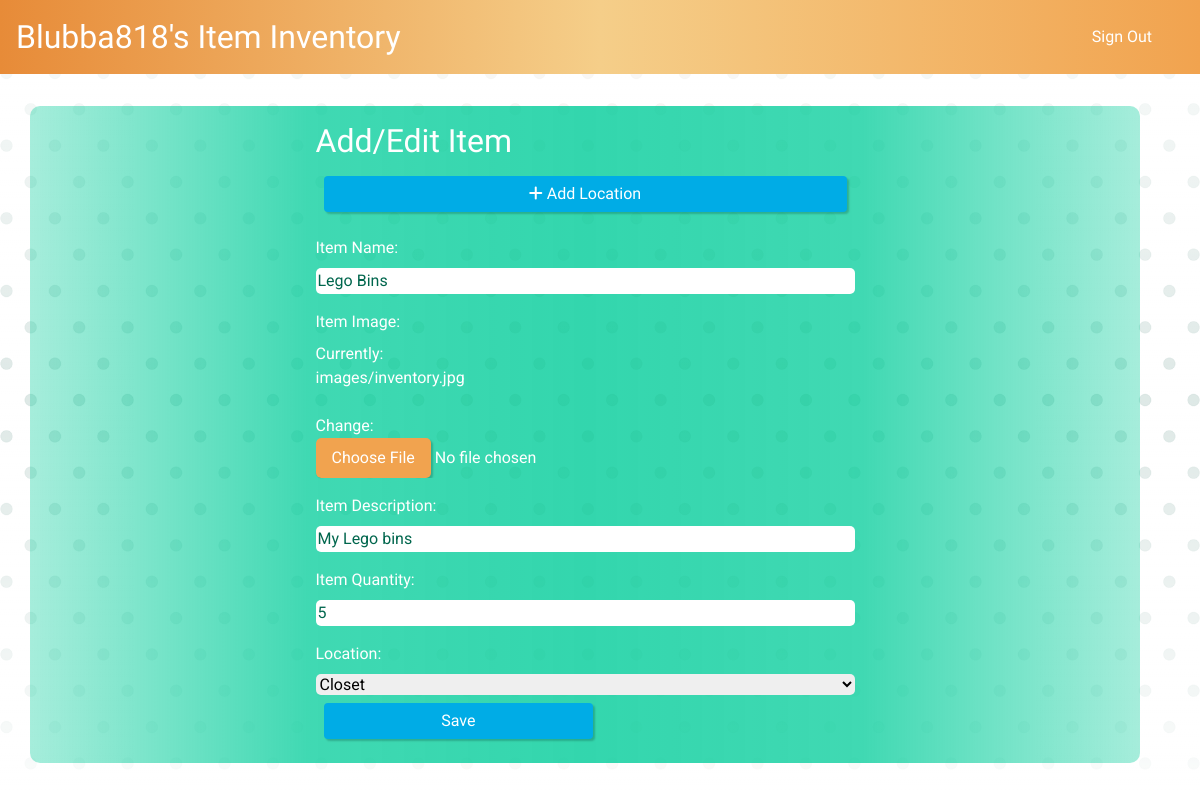
The app's page /items/update/4 (signed in) with its own data.
### items/models.py (models this page shows, shortened)
class Item(models.Model):
    name = models.CharField(max_length=200)
    image = models.ImageField(upload_to='images/', default='images/inventory.jpg')
    description = models.CharField(max_length=1000)
    quantity = models.IntegerField(default=1)
    location_id = models.ForeignKey(Location, on_delete=models.CASCADE)
    created_by = models.ForeignKey(User, on_delete=models.CASCADE)
    date_added = models.DateField(auto_now_add=True)

class Location(models.Model):
    def __str__(self):
        return self.name
    name = models.CharField(max_length=200)
    image = models.ImageField(upload_to='images/', default='images/closet.jpg')
    room_id = models.ForeignKey(Room, on_delete=models.CASCADE)
    created_by = models.ForeignKey(User, on_delete=models.CASCADE)

### items/views.py (the view)
# urls.py: path('update/<int:id>', views.update_item, name='update_item'),
def update_item(request, id):
    item = Item.objects.get(id=id)
    form = ItemForm(request.POST or None, request.FILES or None, instance=item)
    if form.is_valid():
        form.save()
        return redirect('items:index')
    return render(request, 'items/item-form.html', {'form': form, 'item': item})

### items/forms.py
class ItemForm(forms.ModelForm):
    class Meta:
        model = Item
        fields = ['name', 'image', 'description', 'quantity', 'location_id']
        labels = {
            'name': 'Item Name',
            'image': 'Item Image',
            'description': 'Item Description',
            'quantity': 'Item Quantity',
            'location_id': 'Location'
        }

### items/templates/items/item-form.html (shortened to what this page needs)
{% extends 'items/base.html' %}
{% block body %}
    <div class="row">
        <form method="POST" enctype="multipart/form-data">
            <h2>Add/Edit Item</h2>
            <a href="{% url 'items:create_location' %}" class="btn btn-primary" target="_blank"><i class="fas fa-plus"></i> Add Location</a>
            {{ form }}
            <button class="btn btn-primary" type="submit">Save</button>
        </form>
    </div>
{% endblock %}

### items/templates/items/base.html (shortened to what this page needs)
{% load static %}
<!doctype html>
<html lang="en">
<head>
    <link rel="stylesheet" href="{% static 'items/main.css' %}">
    <link rel="stylesheet" href="https://cdn.jsdelivr.net/npm/bootstrap@4.6.0/dist/css/bootstrap.min.css">
</head>
<body>
    <nav class="navbar navbar-dark bg-dark">
        <a href="{% url 'items:index' %}" class="navbar-brand">{% if user.is_authenticated %}{{ user.username }}'s{% endif %} Item Inventory</a>
        <div class="navbar">
            {% if user.is_authenticated %}
                <a href="{% url 'logout' %}" class="nav-item nav-link">Sign Out</a>
            {% else %}
                <a href="{% url 'login' %}" class="nav-item nav-link">Sign In</a>
                <a href="{% url 'register' %}" class="nav-item nav-link">Register</a>
            {% endif %}
        </div>
    </nav>
<div class="container">
    {% url 'login' as login %}
    {% url 'logout' as logout %}
    {% url 'register' as register %}
    {% if user.is_authenticated or request.path == login or request.path == logout or request.path == register %}
        {% block body %}
        {% endblock %}
    {% else %}
        <h5 class="page-info">Welcome to Item Inventory! Here, you can create an inventory of the things you own,
            so you never have to wonder where something is again!</h5>
        <h3 class="page-info">Sign in or register using the links above to start!</h3>
    {% endif %}
</div>
</body>
</html>

### items/static/items/main.css (style rules this page uses)
body { background: linear-gradient(rgba(255,255,255,.9), rgba(255,255,255,.25), rgba(255,255,255,.9)), url("../../media/images/bg.png") no-repeat center fixed; background-size: cover; }
h1, h2, h3, .navbar-brand, label, .btn, .navbar a { font-family: 'Patua One', Arial, helvetica, sans-serif; }
.navbar-brand { font-size: 2rem !important; }
h4, h5, h6, p, form { font-family: 'Roboto', Arial, helvetica, sans-serif; }
nav { background: linear-gradient(to right, #e78b38, #f5ce89, #f1a34f); width: 100%; margin: 0 auto; }
.navbar a { color: white !important; }
.container { width: 80%; margin: 0 auto; color: white; }
.row { width: 100%; margin: 2rem auto; padding: 1rem; display: flex; justify-content: space-around; flex-direction: row; background: linear-gradient(to right, rgba(0,204,153,.35), rgba(0,204,153,.75), rgba(0,204,153,.8), rgba(0,204,153,.75), rgba(0,204,153,.35)); border-radius: 10px; }
.row .btn { margin: .5rem; }
form { display: flex; flex-direction: column; width: 50%; }
input { color: #00664d; }
input[type="file"] { color: white; }
form a { color: white !important; }
form button { margin-top: 2rem; width: 50%; }
label { margin-top: 1rem; }
input, select { border-radius: 5px; border: none; }
.btn { border: none !important; box-shadow: 2px 2px 2px rgba(0,51,38,.25); }
.btn-primary { background-color: #00ace6 !important; color: white !important; }

### records on screen
Item: name "Lego Bins", description "My Lego bins", quantity "5", location_id "Closet"

### other values on screen
{{ user.username }} "Blubba818"
